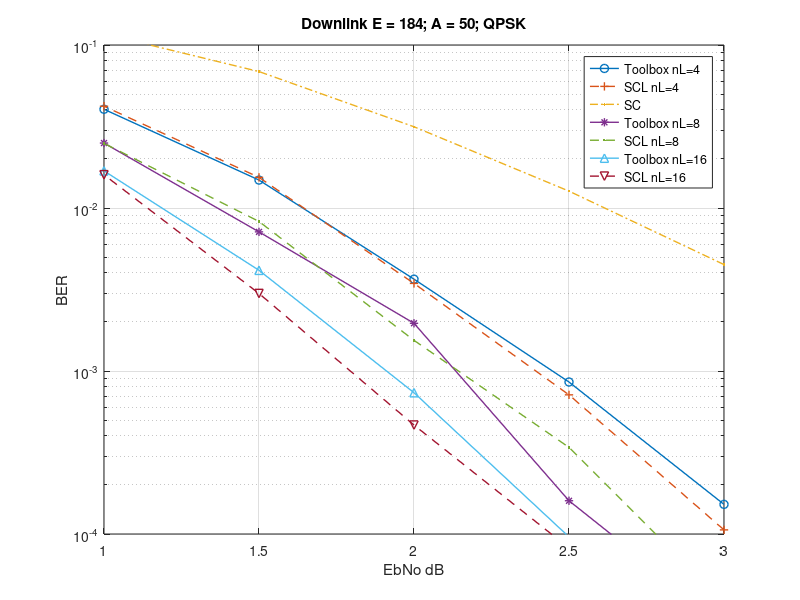
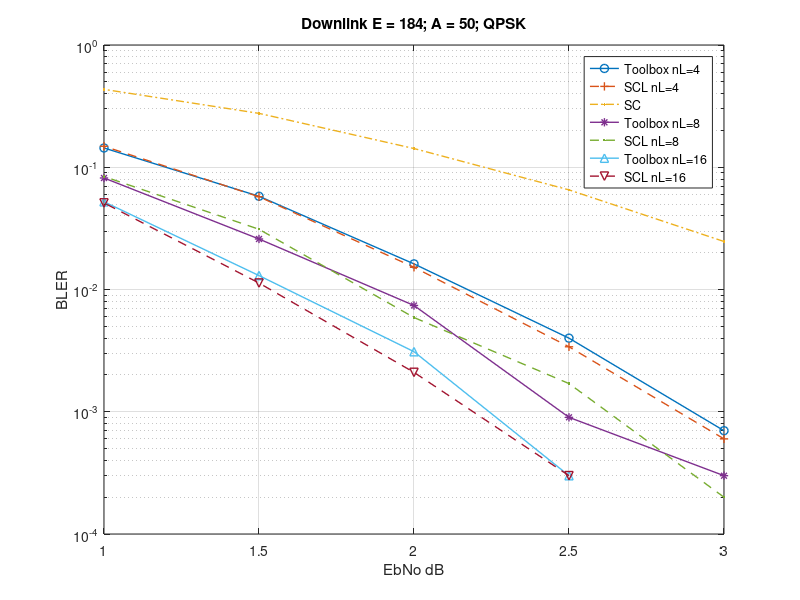

MATLAB code to generate these figures, in order:
clc; clear; close all;
EbNodB = 3:-0.5:1;
BER1 = [ 1.5198480e-04   8.5591441e-04   3.6596340e-03   1.4840516e-02   4.0341966e-02 ];
BER2 = [ 1.0598940e-04   7.1392861e-04   3.4456554e-03   1.5414459e-02   4.2105789e-02 ];
BER3 = [ 4.4975502e-03   1.2690731e-02   3.1506849e-02   6.8705129e-02   1.1707829e-01 ];
BER4 = [2.7997200e-05   1.5998400e-04   1.9618038e-03   7.1372863e-03   2.5029497e-02];
BER5 = [3.7996200e-05   3.3996600e-04   1.5418458e-03   8.2671733e-03   2.4913509e-02];
BER6 = [0.0000000e+00   9.5990401e-05   7.3592641e-04   4.1475852e-03   1.6896310e-02];
BER7 = [0.0000000e+00   8.1991801e-05   4.6595340e-04   2.9897010e-03   1.5992401e-02];


BLER1 = [ 6.9993001e-04   3.9996000e-03   1.6198380e-02   5.7894211e-02   1.4378562e-01];
BLER2 = [ 5.9994001e-04   3.3996600e-03   1.5198480e-02   5.7394261e-02   1.4848515e-01];
BLER3 = [  2.4697530e-02   6.5293471e-02   1.4228577e-01   2.7587241e-01   4.3365663e-01];
BLER4 = [ 2.9997000e-04   8.9991001e-04   7.3992601e-03   2.5897410e-02   8.1691831e-02];
BLER5 = [ 1.9998000e-04   1.6998300e-03   5.8994101e-03   3.1096890e-02   8.3991601e-02];
BLER6 = [  0.0000000e+00   2.9997000e-04   3.0996900e-03   1.2998700e-02   5.2194781e-02];
BLER7 = [0.0000000e+00   2.9997000e-04   2.0997900e-03   1.1298870e-02   5.1094891e-02];

figure(1);
h = semilogy(EbNodB,BER1,'-o',EbNodB,BER2,'--+',EbNodB,BER3,'.-.',EbNodB,BER4,'-*',EbNodB,BER5,'--.',EbNodB,BER6,'-^',EbNodB,BER7,'--v'); hold on; grid on; xlabel('EbNo dB');ylabel('BER'); title('Downlink E = 184; A = 50; QPSK');
axis([min(EbNodB) max(EbNodB) 1e-4 1e-1]); legend('Toolbox nL=4','SCL nL=4','SC','Toolbox nL=8','SCL nL=8','Toolbox nL=16','SCL nL=16'); 
set(h,'linewidth',1);
figure(2);
p = semilogy(EbNodB,BLER1,'-o',EbNodB,BLER2,'--+',EbNodB,BLER3,'.-.',EbNodB,BLER4,'-*',EbNodB,BLER5,'--.',EbNodB,BLER6,'-^',EbNodB,BLER7,'--v'); hold on; grid on; xlabel('EbNo dB');ylabel('BLER'); title('Downlink E = 184; A = 50; QPSK');
axis([min(EbNodB) max(EbNodB) 1e-4 1]); legend('Toolbox nL=4','SCL nL=4','SC','Toolbox nL=8','SCL nL=8','Toolbox nL=16','SCL nL=16'); 
set(p,'linewidth',1);